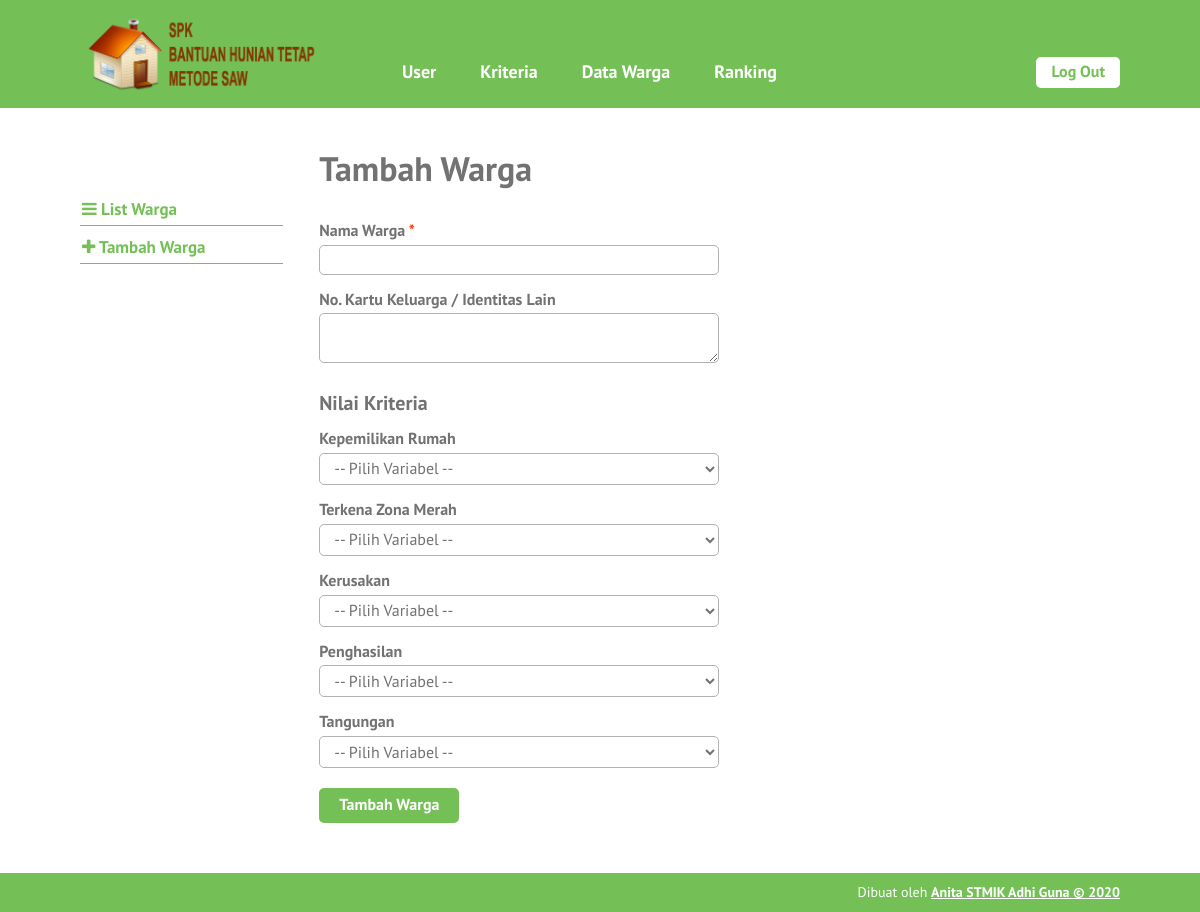
Page /tambah-warga.php (signed in) on the committed database.
### tables this page shows
CREATE TABLE `kriteria` (
  `id_kriteria` int(10) NOT NULL,
  `nama` varchar(30) NOT NULL,
  `type` enum('benefit','cost') NOT NULL,
  `bobot` float NOT NULL,
  `ada_pilihan` tinyint(1) DEFAULT NULL,
  `urutan_order` int(2) NOT NULL
);

### tambah-warga.php (the view, shortened to what this page needs)
<?php require_once('includes/init.php'); ?>
<?php
$nama_warga = (isset($_POST['nama_warga'])) ? trim($_POST['nama_warga']) : '';
$ciri_khas = (isset($_POST['ciri_khas'])) ? trim($_POST['ciri_khas']) : '';
?>
<?php
require_once('template-parts/header.php');
?>
	<div class="main-content-row">
	<div class="container clearfix">
		<?php include_once('template-parts/sidebar-warga.php'); ?>
		<div class="main-content the-content">
			<h1>Tambah Warga</h1>
				<form action="tambah-warga.php" method="post">
					<div class="field-wrap clearfix">
						<label>Nama Warga <span class="red">*</span></label>
						<input type="text" name="nama_warga" value="<?php echo $nama_warga; ?>">
					</div>
					<div class="field-wrap clearfix">
						<label>No. Kartu Keluarga / Identitas Lain</label>
						<textarea name="ciri_khas" cols="30" rows="2"><?php echo $ciri_khas; ?></textarea>
					</div>
					<h3>Nilai Kriteria</h3>
					<?php
					$query = $pdo->prepare('SELECT id_kriteria, nama, ada_pilihan FROM kriteria ORDER BY urutan_order ASC');
					$query->execute();
					$query->setFetchMode(PDO::FETCH_ASSOC);
					if($query->rowCount() > 0):
						while($kriteria = $query->fetch()):
						?>
							<div class="field-wrap clearfix">
								<label><?php echo $kriteria['nama']; ?></label>
								<?php if(!$kriteria['ada_pilihan']): ?>
									<input type="number" step="0.001" name="kriteria[<?php echo $kriteria['id_kriteria']; ?>]">
								<?php else: ?>
									<select name="kriteria[<?php echo $kriteria['id_kriteria']; ?>]">
										<option value="0">-- Pilih Variabel --</option>
									</select>
								<?php endif; ?>
							</div>
						<?php
						endwhile;
					else:
						echo '<p>Kriteria masih kosong.</p>';
					endif;
					?>
					<div class="field-wrap clearfix">
						<button type="submit" name="submit" value="submit" class="button">Tambah Warga</button>
					</div>
				</form>
		</div>
	</div>
	</div>
<?php
require_once('template-parts/footer.php');

### stylesheets/style.css (style rules this page uses)
html,body,div,span,applet,object,iframe,h1,h2,h3,h4,h5,h6,p,blockquote,pre,a,abbr,acronym,address,big,cite,code,del,dfn,em,img,ins,kbd,q,s,samp,small,strike,strong,sub,sup,tt,var,b,u,i,center,dl,dt,dd,ol,ul,li,fieldset,form,label,legend,table,caption,tbody,tfoot,thead,tr,th,td,article,aside,canvas,details,embed,figure,figcaption,footer,header,hgroup,menu,nav,output,ruby,section,summary,time,mark,audio,video { margin:0;padding:0;border:0;font-size:100%;vertical-align:baseline }
body { line-height:1 }
*,*:before,*:after { -moz-box-sizing:border-box;-webkit-box-sizing:border-box;box-sizing:border-box }
.clearfix:before,.clearfix:after { content:" ";display:table }
.clear,.clearfix:after { clear:both }
.container { max-width:1100px;margin:0 auto;position:relative;padding:0 30px }
body { background:#74c056;font-family:"PT Sans",sans-serif;color:#727272;font-size:14px;line-height:1.3;font-weight:500 }
textarea,input[type="text"],input[type="email"],input[type="date"],input[type="tel"],input[type="search"],input[type="number"],select,input[type="password"] { background:#fff;border:1px solid #b2b2b2;width:100%;font-family:inherit;font-weight:inherit;font-size:16px;padding:4px 10px;vertical-align:top;margin:0;color:#727272;border-radius:5px }
textarea { min-width:100%;max-width:100% }
h1,h2,h3,h4,h5,h6 { font-weight:300 }
.the-content { font-size:16px;line-height:1.42857 }
.the-content h1,.the-content h2,.the-content h3,.the-content h4,.the-content h5,.the-content h6 { font-weight:700 }
.the-content h1 { font-size:34px;margin:0.8em 0 0.8em;padding:0;line-height:1.2 }
.the-content h3 { font-size:20px;margin:0.8em 0 0.3em }
.the-content>h1:first-child,.the-content>h3:first-child,.the-content>h2:first-child { margin-top:0 }
button,a { -webkit-transition:all .2s ease;-moz-transition:all .2s ease;-o-transition:all .2s ease;transition:all 0.2s ease }
span.red,a.red,.the-content span.red,.the-content a.red { color:#ff3600 }
.the-content .button,.button { background:#74c056;color:#fff;display:inline-block;font-size:16px;font-weight:700;line-height:1.2;border:0;font-family:inherit;padding:7px 20px 9px;cursor:pointer;border-radius:5px }
.main-content { float:right;width:77%;padding:40px 0 }
.field-wrap { max-width:400px;padding-bottom:10px }
.field-wrap label { display:block;font-weight:700;padding:3px 0 }
.field-wrap .button { margin-top:10px }

### rows in the picture
kriteria: nama "Kepemilikan Rumah", id_kriteria "-- Pilih Variabel --"
kriteria: nama "Terkena Zona Merah", id_kriteria "-- Pilih Variabel --"
kriteria: nama "Kerusakan", id_kriteria "-- Pilih Variabel --"
kriteria: nama "Penghasilan", id_kriteria "-- Pilih Variabel --"
kriteria: nama "Tangungan", id_kriteria "-- Pilih Variabel --"
